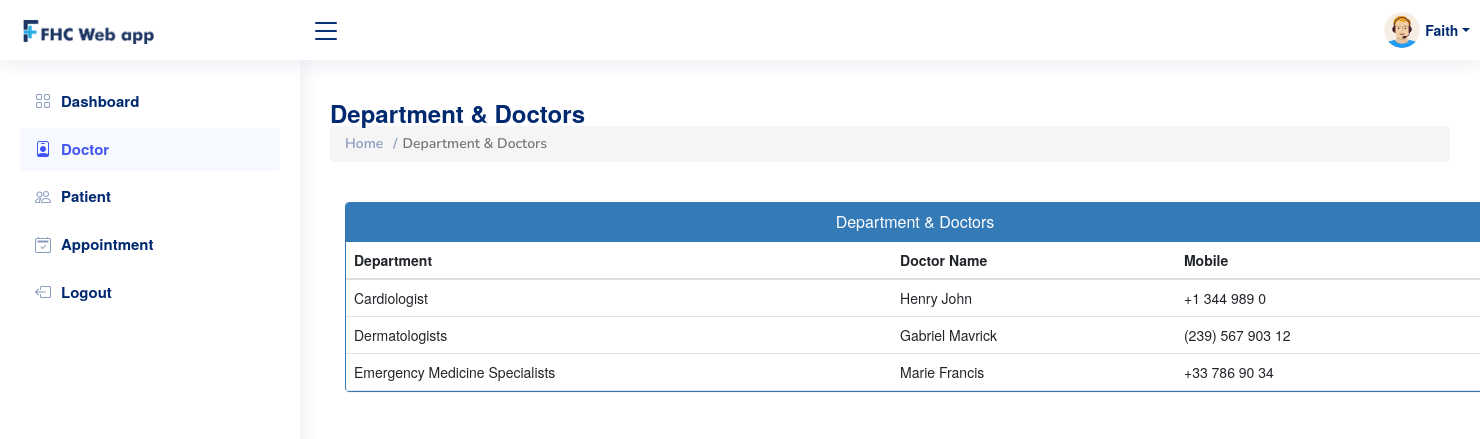
Screenshot of /admin-view-doctor-specialisation (signed in) with the database file from the repository.
### hospital/models.py (models this page shows, shortened)
class Doctor(models.Model):
    user = models.OneToOneField(User, on_delete=models.CASCADE)
    profile_pic = models.ImageField(
        upload_to='profile_pic/DoctorProfilePic/', null=True, blank=True, default='profile_pic/DoctorProfilePic/docdp.jpg')
    address = models.CharField(max_length=40)
    mobile = models.CharField(max_length=20, null=True)
    department = models.CharField(
        max_length=50, choices=departments, default='Cardiologist')
    status = models.BooleanField(default=False)
    @property
    def get_name(self):
        return self.user.first_name+" "+self.user.last_name

### hospital/views.py (the view)
# urls.py: path('admin-view-doctor-specialisation', views.admin_view_doctor_specialisation_view,
@login_required(login_url='adminlogin')
@user_passes_test(is_admin)
def admin_view_doctor_specialisation_view(request):
    doctors = models.Doctor.objects.all().filter(status=True)
    return render(request, 'hospital/admin_view_doctor_Specialisation.html', {'doctors': doctors})

### hospital/views.py (called while the page is built)
def is_admin(user):
    return user.groups.filter(name='ADMIN').exists()

### templates/hospital/admin_view_doctor_Specialisation.html (shortened to what this page needs)
{% extends 'hospital/admin_base.html' %}
{% block content %}
<head>
  <link href="//netdna.bootstrapcdn.com/bootstrap/3.0.0/css/bootstrap.min.css" rel="stylesheet" id="bootstrap-css">
</head>
<aside id="sidebar" class="sidebar">
  <ul class="sidebar-nav" id="sidebar-nav">
    <li class="nav-item">
      <a class="nav-link collapsed" href="/admin-dashboard">
        <i class="bi bi-grid"></i>
        <span>Dashboard</span>
      </a>
    </li>
    <li class="nav-item">
      <a class="nav-link " href="/admin-doctor">
        <i class="bi bi-person-badge"></i>
        <span>Doctor</span>
      </a>
    </li>
    <li class="nav-item">
      <a class="nav-link collapsed" href="/admin-patient">
        <i class="bi bi-people"></i>
        <span>Patient</span>
      </a>
    </li>
    <li class="nav-item">
      <a class="nav-link collapsed" href="/admin-appointment">
        <i class="bi bi-calendar2-check"></i>
        <span>Appointment</span>
      </a>
    </li>
    <li class="nav-item">
      <a class="nav-link collapsed" href="/logout">
        <i class="bi bi-box-arrow-left"></i>
        <span>Logout</span>
      </a>
    </li>
  </ul>
</aside>
<main id="main" class="main">
  <div class="pagetitle">
    <h1>Department & Doctors</h1>
    <nav>
      <ol class="breadcrumb">
        <li class="breadcrumb-item"><a href="/">Home</a></li>
        <li class="breadcrumb-item active">Department & Doctors</li>
      </ol>
    </nav>
  </div>
  <br>
<div class="container">
  <div class="panel panel-primary">
    <div class="panel-heading">
      <h6 class="panel-title">Department & Doctors</h6>
    </div>
    <table class="table table-hover" id="dev-table">
      <thead>
        <tr>
          <th>Department</th>
          <th>Doctor Name</th>
          <th>Mobile</th>
        </tr>
      </thead>
      {% for d in doctors %}
      <tr>
        <td>{{d.department}}</td>
        <td> {{d.get_name}}</td>
        <td>{{d.mobile}}</td>
      </tr>
      {% endfor %}
    </table>
  </div>
</div>
{% endblock content %}

### templates/hospital/admin_base.html (shortened to what this page needs)
<!DOCTYPE html>
{% load static %}
<html lang="en">
<head>
  <link href="{% static 'assets1/vendor/bootstrap/css/bootstrap.min.css' %}" rel="stylesheet">
  <link href="{% static 'assets1/vendor/bootstrap-icons/bootstrap-icons.css' %}" rel="stylesheet">
  <link href="{% static 'assets1/vendor/boxicons/css/boxicons.min.css' %}" rel="stylesheet">
  <link href="{% static 'assets1/vendor/quill/quill.snow.css' %}" rel="stylesheet">
  <link href="{% static 'assets1/vendor/quill/quill.bubble.css' %}" rel="stylesheet">
  <link href="{% static 'assets1/vendor/remixicon/remixicon.css' %}" rel="stylesheet">
  <link href="{% static 'assets1/vendor/simple-datatables/style.css' %}" rel="stylesheet">
  <link href="{% static 'assets1/css/style.css' %}" rel="stylesheet">
</head>
<body>
  <header id="header" class="header fixed-top d-flex align-items-center">
    <div class="d-flex align-items-center justify-content-between">
      <a href="/admin-dashboard" class="logo d-flex align-items-center">
        <span><img src="{% static 'assets/img/main-logo.png' %}" alt="" class="img-fluid"></span>
      </a>
      <i class="bi bi-list toggle-sidebar-btn"></i>
    </div>
    <nav class="header-nav ms-auto">
      <ul class="d-flex align-items-center">
        <li class="nav-item dropdown pe-3">
          <a class="nav-link nav-profile d-flex align-items-center pe-0" href="#" data-bs-toggle="dropdown">
            <img src="{% static "images/adminpropic.png" %}" alt="Profile" class="rounded-circle">
            <span class="d-none d-md-block dropdown-toggle ps-2">{{request.user.first_name}}</span>
          </a>
        </li>
      </ul>
    </nav>
  </header>
  {% block content %}
  {% endblock content %}
</body>
</html>

### static/assets1/css/style.css (style rules this page uses)
:root { scroll-behavior: smooth; }
body { font-family: "Open Sans", sans-serif; background: #f6f9ff; color: #444444; }
a { color: #4154f1; text-decoration: none; }
h1, h2, h3, h4, h5, h6 { font-family: "Nunito", sans-serif; }
#main { margin-top: 60px; padding: 20px 30px; transition: all 0.3s; }
.pagetitle { margin-bottom: 10px; }
.pagetitle h1 { font-size: 24px; margin-bottom: 0; font-weight: 600; color: #012970; }
.breadcrumb { font-size: 14px; font-family: "Nunito", sans-serif; color: #899bbd; font-weight: 600; background-color: transparent; }
.breadcrumb a { color: #899bbd; transition: 0.3s; background-color: transparent; }
.breadcrumb .breadcrumb-item::before { color: #899bbd; }
.breadcrumb .active { color: #51678f; font-weight: 600; }
.logo { line-height: 1; }
@media (min-width: 1200px) { .logo { width: 280px; } }
.logo img { max-height: 26px; margin-right: 6px; }
.logo span { font-size: 26px; font-weight: 700; color: #012970; font-family: "Nunito", sans-serif; }
.header { transition: all 0.5s; z-index: 997; height: 60px; box-shadow: 0px 2px 20px rgba(1, 41, 112, 0.1); background-color: #fff; padding-left: 20px; }
.header .toggle-sidebar-btn { font-size: 32px; padding-left: 10px; cursor: pointer; color: #012970; }
.header-nav ul { list-style: none; }
.header-nav>ul { margin: 0; padding: 0; }
.header-nav .nav-profile { color: #012970; }
.header-nav .nav-profile img { max-height: 36px; }
.header-nav .nav-profile span { font-size: 14px; font-weight: 600; }
.sidebar { position: fixed; top: 60px; left: 0; bottom: 0; width: 300px; z-index: 996; transition: all 0.3s; padding: 20px; overflow-y: auto; scrollbar-width: thin; scrollbar-color: #aab7cf transparent; box-shadow: 0px 0px 20px rgba(1, 41, 112, 0.1); background-color: #fff; }
@media (min-width: 1200px) { #main, #footer { margin-left: 300px; } }
.sidebar-nav { padding: 0; margin: 0; list-style: none; }
.sidebar-nav li { padding: 0; margin: 0; list-style: none; }
.sidebar-nav .nav-item { margin-bottom: 5px; }
.sidebar-nav .nav-link { display: flex; align-items: center; font-size: 15px; font-weight: 600; color: #4154f1; transition: 0.3; background: #f6f9ff; padding: 10px 15px; border-radius: 4px; }
.sidebar-nav .nav-link i { font-size: 16px; margin-right: 10px; color: #4154f1; }
.sidebar-nav .nav-link.collapsed { color: #012970; background: #fff; }
.sidebar-nav .nav-link.collapsed i { color: #899bbd; }

### templates/hospital/admin_view_doctor_Specialisation.html (style rules this page uses)
a:link { text-decoration: none; }
h6 { text-align: center; }

### rows the page displays
Doctor: department "Cardiologist", get_name "Henry John", mobile "+1 344 989 0"
Doctor: department "Dermatologists", get_name "Gabriel Mavrick", mobile "(239) 567 903 12"
Doctor: department "Emergency Medicine Specialists", get_name "Marie Francis", mobile "+33 786 90 34"

### other values shown
{{ request.user.first_name }} "Faith"
